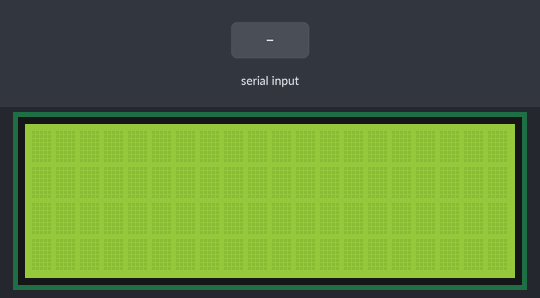
The sketch below on a simulated Arduino Uno, built with avr-gcc and run on an emulated ATmega328P. On the bench: 20×4 character LCD. Inputs (shaded band) come from the test bench.

Above: at 1.3 s.
1.4 s: "1\n" received over the second serial link
2.9 s: "0\n" received over the second serial link
At 5.3 s:
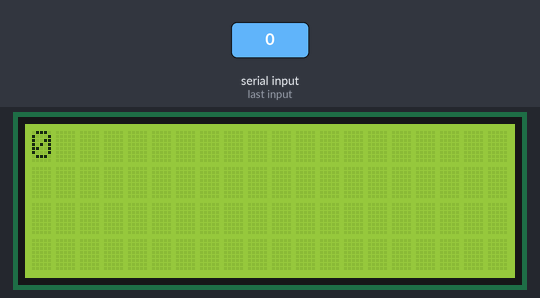
5.9 s: "2\n" received over the second serial link
Timing chart, 0 to 8.9 s (numbered marks = the images above; inputs shaded):
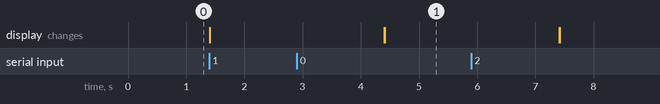

Measured:
- after the input at 2.9 s, the display: first differs from a run without the input after 1.5 s (image 1)

The sketch:

exit_lcd_control.ino
```cpp
#include <Wire.h>
#include <LiquidCrystal_I2C.h>
LiquidCrystal_I2C lcd(0x27, 20, 4);


//출구 lcd 출력용 소프트웨어시리얼
#include <SoftwareSerial.h>             // 소프트웨어 시리얼 통신 라이브러리 설정
SoftwareSerial No2Arduino(2, 3);        // 수신 RX: D2, 송신 TX: D3 설정
//No2Arduino는 정해져있는 이름이 아니라 사용자가 지정해주는 것이다.

//출구 lcd 출력용 소프트웨어시리얼 플래그 및 스트링
boolean flag = false;
String str = "";
int count = 0;

void setup() {
  lcd.init();
  lcd.init();//하드웨어 준비 상태 확인.
  lcd.backlight();//백라이트 켜기


  //출구 lcd 출력용 소프트웨어시리얼
  No2Arduino.begin(9600);

  Serial.begin(9600);

}

void loop() {


  while (No2Arduino.available()) { // arduino3_exit_lcd에서 수신값이 있다면,
    //즉, arduino3_exit_lcd의 시리얼 모니터에 주차요금이 표시되었다면
    char a;
    lcd.setCursor(count, 0);
    int intvalue = No2Arduino.read();
    if (intvalue == 10 || intvalue == 13) {
    //아스키코드에서 10(줄바꿈)과 13(줄의 끝에서 시작 위치로 되돌아감)에 해당하는 문자는 걸러주기 위한 if문

    } else {
      //10과 13이 없다면 char형으로 형변환하여 a에 저장한 후 lcd에 출력
      a = (char)intvalue;
      lcd.print(a);
      count++;
    }
    flag = true;
  }

  if (flag) {
    count = 0;
    delay(3000);
    lcd.clear();
    flag = false;
  }


}
```
